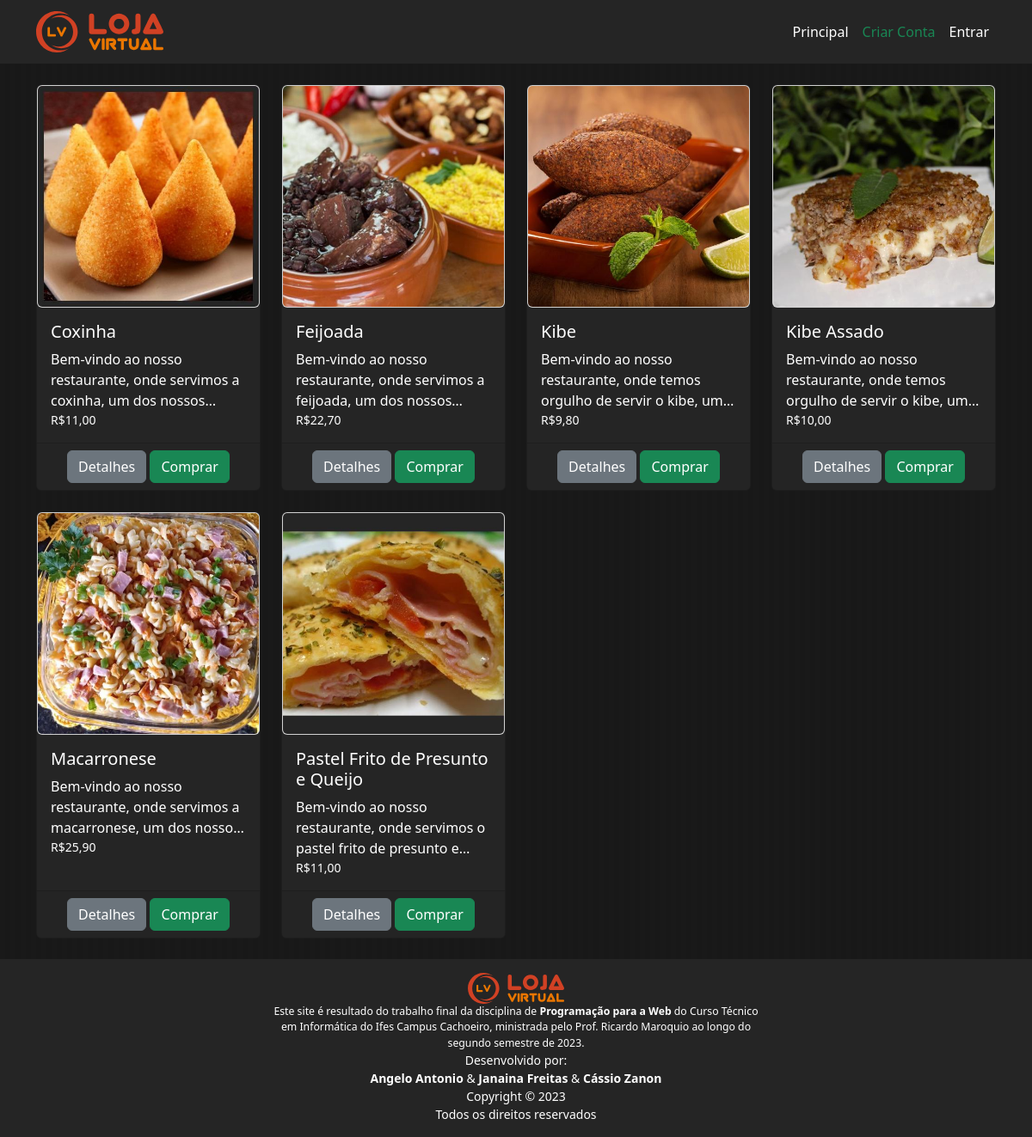
Before: / with the older database file.
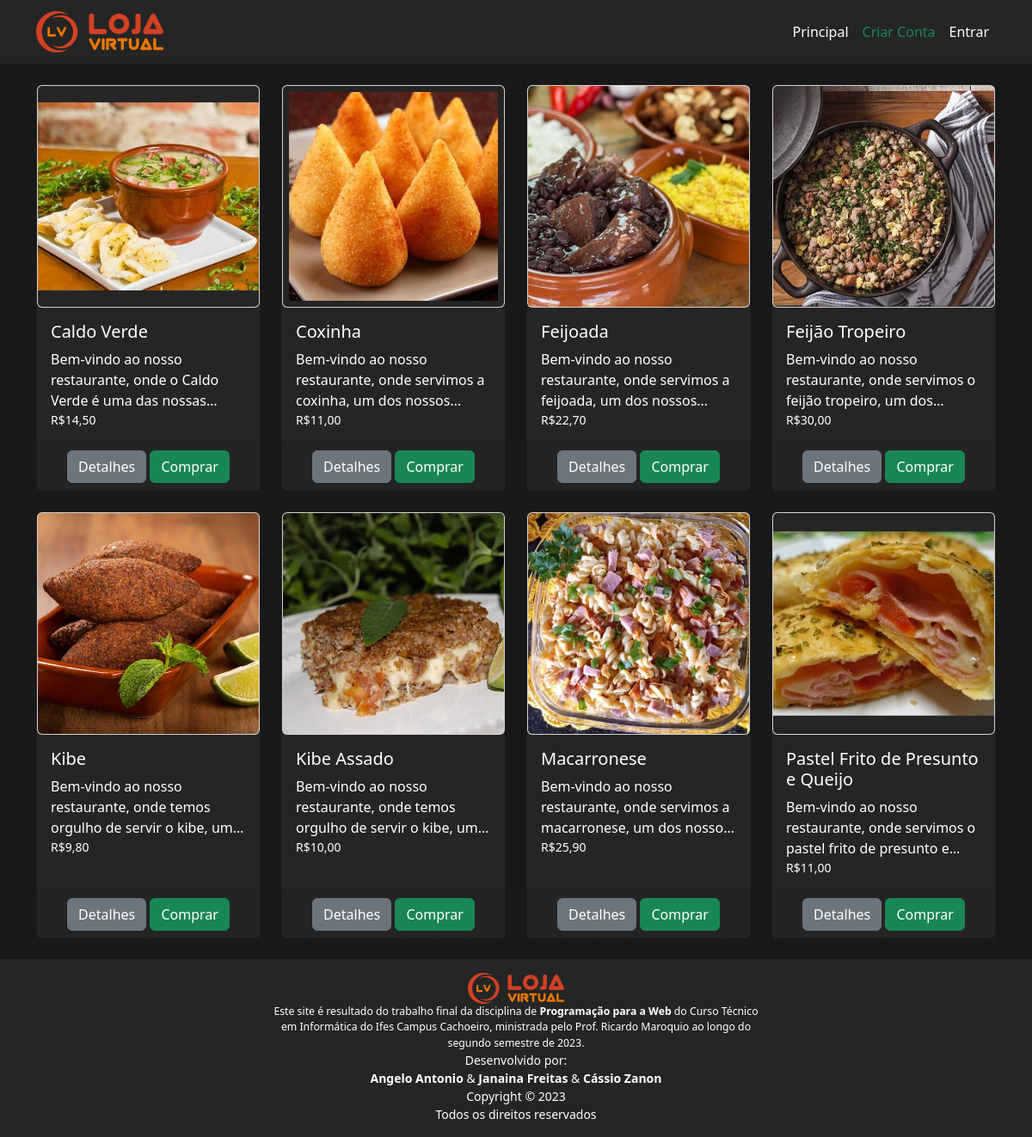
After: the same page with the newer database file.
### tables this page shows
CREATE TABLE produto (
    id           INTEGER         PRIMARY KEY AUTOINCREMENT,
    nome         TEXT            NOT NULL,
    preco        INTEGER         NOT NULL,
    descricao    TEXT            NOT NULL,
    categoria    TEXT            NOT NULL
    );

### routes/RootRouter.py (the view)
@router.get("/", response_class=HTMLResponse)
async def get_root(request: Request, usuario: Usuario = Depends(obter_usuario_logado),):
    produtos = ProdutoRepo.obter_todos()
    return templates.TemplateResponse("root/index.html", {"request": request, "usuario": usuario, "produtos": produtos},)

### templates/root/index.html (shortened to what this page needs)
{% extends "base.html" %}
{% block principal %}
<div class="row row-cols-1 row-cols-sm-2 row-cols-md-3 row-cols-lg-4 rowcols-xxl-6 g-4 mb-0">
    {% for p in produtos: %}
        <div class="col">
            <div class="includes card h-100">
                <img src="/static/img/produtos/{{ '%04d'|format(p.id) }}.jpg" class="card" alt="{{ p.nome }}">
                    <div class="includes card-body">
                        <h5 class="card-title text-white">{{ p.nome }}</h5>
                        <div class="texto-3-linhas">
                            <p class="card-text text-white">
                                {{ p.descricao }}
                            </p>
                        </div>
                        <p class="card-text">
                            <small class="text-white">R${{ p.preco }}</small>
                        </p>
                    </div>
                    <div class="card-footer text-center">
                        {% set text = "Detalhes" %}
                        {% set href = "/produto/" ~ p.id %}
                        {% set classe = "btn-secondary" %}
                        {% include "includes/link.html" %}
                        {% set text = "Comprar" %}
                        {% set type = "submit" %}
                        {% set classe = "btn-success" %}
                        {% include "includes/button.html" %}
                    </div>
            </div>
        </div>
    {% endfor %}
</div>
{% endblock %}

### templates/includes/link.html
<a href="{{ href }}" class="btn {% if classe %}{{ classe }}{% endif %}" role="button" style="text-decoration: none; color: white; display: inline-block; padding: 6px 12px;">
    {{ text }}
</a>

### templates/includes/button.html
<button type="{{ type }}" class="btn {% if classe %}{{ classe }}{% endif %}">
  {{ text }}
</button>

Changed rows visible on the page:
added produto: shows a picture, nome "Caldo Verde", descricao "Bem-vindo ao nosso restaurante, onde o Caldo Verde é uma das…", preco "14,50", text "Detalhes", text "Comprar"
added produto: shows a picture, nome "Feijão Tropeiro", descricao "Bem-vindo ao nosso restaurante, onde servimos o feijão tropeiro, um…", preco "30,00", text "Detalhes", text "Comprar"
